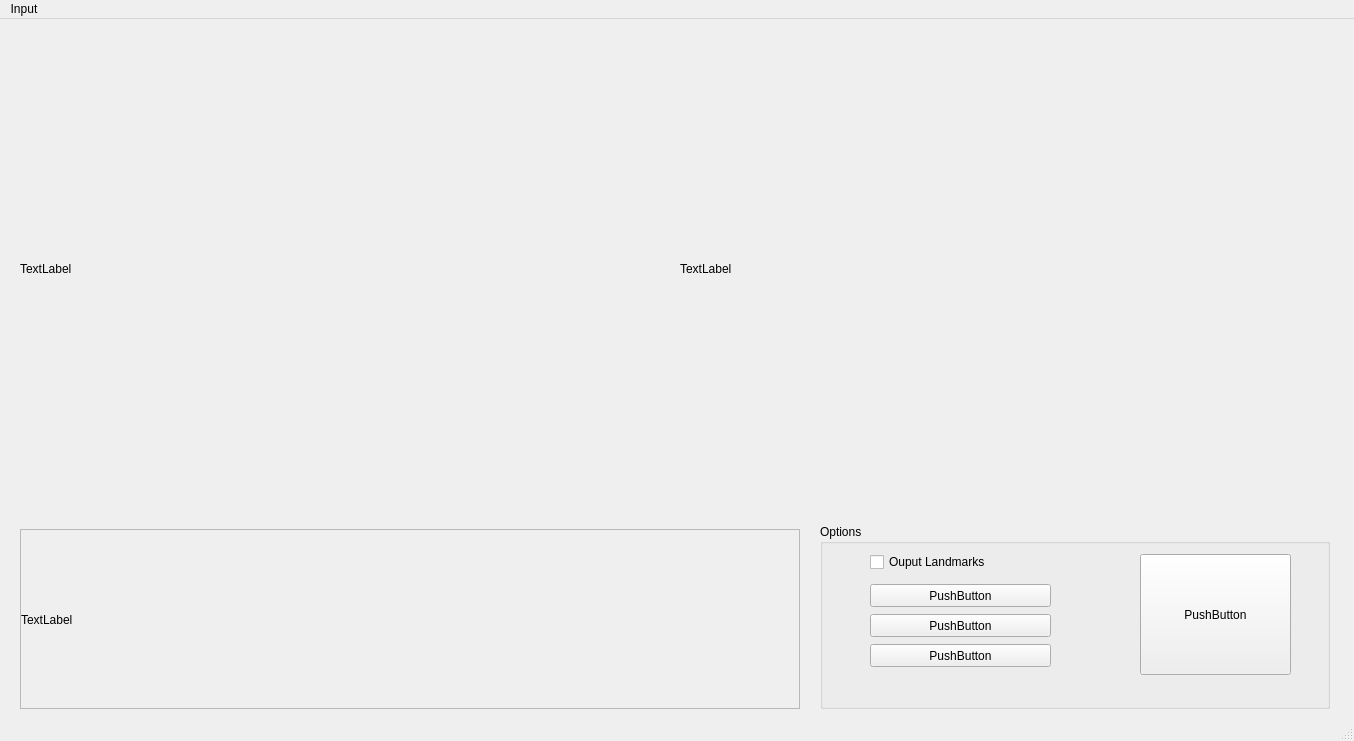
<?xml version="1.0" encoding="UTF-8"?>
<ui version="4.0">
 <class>MainWindow</class>
 <widget class="QMainWindow" name="MainWindow">
  <property name="geometry">
   <rect>
    <x>0</x>
    <y>0</y>
    <width>1354</width>
    <height>741</height>
   </rect>
  </property>
  <property name="windowTitle">
   <string>MainWindow</string>
  </property>
  <widget class="QWidget" name="centralwidget">
   <widget class="QGroupBox" name="groupBox">
    <property name="geometry">
     <rect>
      <x>820</x>
      <y>505</y>
      <width>510</width>
      <height>185</height>
     </rect>
    </property>
    <property name="title">
     <string>Options</string>
    </property>
    <widget class="QCheckBox" name="checkBox">
     <property name="geometry">
      <rect>
       <x>50</x>
       <y>30</y>
       <width>121</width>
       <height>16</height>
      </rect>
     </property>
     <property name="text">
      <string>Ouput Landmarks</string>
     </property>
    </widget>
    <widget class="QPushButton" name="pushButton">
     <property name="geometry">
      <rect>
       <x>50</x>
       <y>60</y>
       <width>181</width>
       <height>23</height>
      </rect>
     </property>
     <property name="text">
      <string>PushButton</string>
     </property>
    </widget>
    <widget class="QPushButton" name="pushButton_2">
     <property name="geometry">
      <rect>
       <x>50</x>
       <y>90</y>
       <width>181</width>
       <height>23</height>
      </rect>
     </property>
     <property name="text">
      <string>PushButton</string>
     </property>
    </widget>
    <widget class="QPushButton" name="pushButton_3">
     <property name="geometry">
      <rect>
       <x>50</x>
       <y>120</y>
       <width>181</width>
       <height>23</height>
      </rect>
     </property>
     <property name="text">
      <string>PushButton</string>
     </property>
    </widget>
    <widget class="QPushButton" name="pushButton_4">
     <property name="geometry">
      <rect>
       <x>320</x>
       <y>30</y>
       <width>151</width>
       <height>121</height>
      </rect>
     </property>
     <property name="text">
      <string>PushButton</string>
     </property>
    </widget>
   </widget>
   <widget class="QLabel" name="screen1">
    <property name="geometry">
     <rect>
      <x>20</x>
      <y>10</y>
      <width>640</width>
      <height>480</height>
     </rect>
    </property>
    <property name="text">
     <string>TextLabel</string>
    </property>
   </widget>
   <widget class="QLabel" name="screen2">
    <property name="geometry">
     <rect>
      <x>680</x>
      <y>10</y>
      <width>640</width>
      <height>480</height>
     </rect>
    </property>
    <property name="text">
     <string>TextLabel</string>
    </property>
   </widget>
   <widget class="QScrollArea" name="scrollArea">
    <property name="geometry">
     <rect>
      <x>20</x>
      <y>510</y>
      <width>780</width>
      <height>180</height>
     </rect>
    </property>
    <property name="widgetResizable">
     <bool>true</bool>
    </property>
    <widget class="QWidget" name="scrollAreaWidgetContents">
     <property name="geometry">
      <rect>
       <x>0</x>
       <y>0</y>
       <width>778</width>
       <height>178</height>
      </rect>
     </property>
     <widget class="QLabel" name="textLabel">
      <property name="geometry">
       <rect>
        <x>0</x>
        <y>0</y>
        <width>780</width>
        <height>180</height>
       </rect>
      </property>
      <property name="text">
       <string>TextLabel</string>
      </property>
     </widget>
    </widget>
   </widget>
  </widget>
  <widget class="QMenuBar" name="menubar">
   <property name="geometry">
    <rect>
     <x>0</x>
     <y>0</y>
     <width>1354</width>
     <height>23</height>
    </rect>
   </property>
   <widget class="QMenu" name="menuFile">
    <property name="title">
     <string>Input</string>
    </property>
    <addaction name="actionCamera"/>
    <addaction name="actionVideo"/>
    <addaction name="actionKinect"/>
    <addaction name="actionPictures"/>
    <addaction name="separator"/>
    <addaction name="actionExit_2"/>
   </widget>
   <addaction name="menuFile"/>
  </widget>
  <widget class="QStatusBar" name="statusbar"/>
  <action name="actionCamera">
   <property name="text">
    <string>Camera</string>
   </property>
  </action>
  <action name="actionVideo">
   <property name="text">
    <string>Video</string>
   </property>
  </action>
  <action name="actionPicture">
   <property name="text">
    <string>Picture</string>
   </property>
  </action>
  <action name="actionExit">
   <property name="text">
    <string>Exit</string>
   </property>
  </action>
  <action name="actionKinect">
   <property name="text">
    <string>Kinect</string>
   </property>
  </action>
  <action name="actionPictures">
   <property name="text">
    <string>Pictures</string>
   </property>
  </action>
  <action name="actionExit_2">
   <property name="text">
    <string>Exit</string>
   </property>
  </action>
 </widget>
 <resources/>
 <connections/>
</ui>
